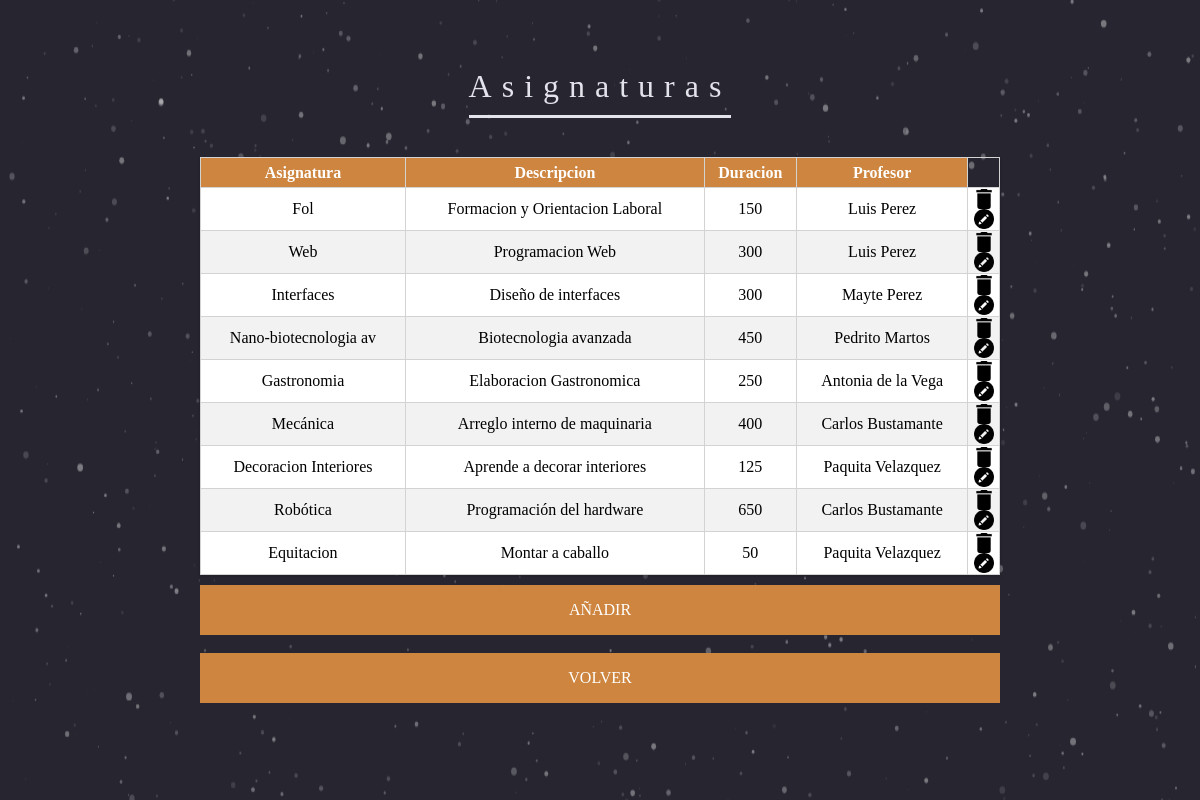
Screenshot of /vistas/asignaturas/asignaturas.php with the database file from the repository.
### tables this page shows
CREATE TABLE IF NOT EXISTS `asignaturas` (
  `id_asignatura` int(20) NOT NULL,
  `nombre_asignatura` varchar(50) NOT NULL,
  `descripcion_asignatura` varchar(50) NOT NULL,
  `duracion_asignatura` int(4) NOT NULL,
  `id_profesor` int(20) NOT NULL
);

CREATE TABLE IF NOT EXISTS `profesores` (
  `id_profesor` int(20) NOT NULL,
  `nombre_profesor` varchar(20) NOT NULL,
  `apellido_profesor` varchar(20) NOT NULL,
  `calle_profesor` varchar(100) NOT NULL,
  `numero_profesor` int(5) NOT NULL,
  `cp_profesor` int(5) NOT NULL,
  `localidad_profesor` varchar(100) NOT NULL,
  `provincia_profesor` varchar(100) NOT NULL,
  `fecha_profesor` date NOT NULL,
  `sexo_profesor` int(1) NOT NULL,
  `sueldo_profesor` int(4) NOT NULL
);

### controladores/dbManager.php (called while the page is built, shortened)
<?php
class gestorBD
{
	private $host = "mysql.hostinger.es";
	private $user = "u316672289_admin";
	private $pass = "cagoenla";
	private $dbname = "u316672289_acces";
	private $dbh;
	private $stmt;
public function __construct()
{
	$dsn = 'mysql:host='.$this->host.';dbname='.$this->dbname;
	$options = array(
   		 PDO::ATTR_PERSISTENT => true,
    	 PDO::ATTR_ERRMODE => PDO::ERRMODE_EXCEPTION,
		 PDO::MYSQL_ATTR_INIT_COMMAND => "SET NAMES utf8"
	);
	try {
		$this->dbh = new PDO($dsn,$this->user,$this->pass, $options);
	}catch (PDOException $e) {
    	$this->error = $e->getMessage();
	    throw new Exception("GestorBD error en el CONSTRUCT -->".$e->getMessage());
	}
}
public function query($query){
    $this->stmt = $this->dbh->prepare($query);
}
public function execute(){
	try
	{
    	return $this->stmt->execute();
	}catch (PDOException $e) {
		 throw new Exception("GestorBD error en el EXECUTE -->".$e->getMessage());
	}
}
public function resultset(){
    $this->execute();
    return $this->stmt->fetchAll(PDO::FETCH_ASSOC);
}
}
?>

### vistas/asignaturas/asignaturas.php (the view, shortened to what this page needs)
<html>
    <head>
        <link href="../../css/estilosMenu.css" rel="stylesheet" type="text/css"/>
        <link rel="stylesheet" type="text/css" href="../../css/estilos.css">
    </head>
    <body>
        <div id="dust">
        </div>
        <div id="miTabla">
            <div class="title">
                <center><h1>Asignaturas</h1></center>
            </div><br>
            <?php
            include "../../controladores/dbManager.php";
            $miBBDD = new gestorBD();
            $miBBDD->query('SELECT asignaturas.*, profesores.nombre_profesor,profesores.apellido_profesor FROM asignaturas,profesores WHERE asignaturas.id_profesor=profesores.id_profesor');
            $asignaturas = $miBBDD->resultset();
            ?>
            <table>
                <thead>
                <th class="naranja">Asignatura</th>
                <th class="naranja">Descripcion</th>
                <th class="naranja">Duracion</th>
                <th class="naranja">Profesor</th>
                </thead>
                <tbody>
                    <?php
                    foreach ($asignaturas as $asignatura) {
                        ?>
                        <tr>
                            <td><?php echo $asignatura["nombre_asignatura"]; ?></td>
                            <td><?php echo $asignatura["descripcion_asignatura"]; ?></td>
                            <td><?php echo $asignatura["duracion_asignatura"]; ?></td>
                            <td><?php echo $asignatura["nombre_profesor"] . " " . $asignatura["apellido_profesor"]; ?></td>
                            <td><a onclick="return confirm('De verdad lo quieres borrar?')" class="borrar" href="../../controladores/borrarAsignatura.php?id=<?php echo $asignatura["id_asignatura"]; ?>">
                                    <img src="../../iconos/del.png" alt="" class="icono"/></a>
                                <br>
                                <a class="modificar" href="modificarAsignatura.php?id=<?php echo $asignatura["id_asignatura"]; ?>">
                                    <img src="../../iconos/edit.png" alt="" class="icono"/></a>
                            </td>
                        </tr>
    <?php
}
?>
                </tbody>
            </table>
            <center><a href="crearAsignatura.php"><div class="cube flip-to-top">
                        <div class="estado-defecto asignaturas">
                            <span>Añadir</span>
                        </div>
                    </div></a>
            </center>
            <br>
            <center><a href="../../index.php"><div class="cube flip-to-top">
                        <div class="estado-defecto asignaturas">
                            <span>Volver</span>
                        </div>
                    </div></a>
            </center>
        </div>
    </body>
</html>

### css/estilosMenu.css (style rules this page uses)
a { color:#fff; text-decoration:none; }
.cube { width: 100%; height: 50px; -webkit-transition: all 250ms ease; -moz-transition: all 250ms ease; -o-transition: all 250ms ease; transition: all 250ms ease; -webkit-transform-style: preserve-3d; -moz-transform-style: preserve-3d; -o-transform-style: preserve-3d; -ms-transform-style: preserve-3d; transform-style: preserve-3d; }
.estado-defecto,.estado-activo { height: 50px; }
.estado-defecto { -webkit-transform: translateZ(25px); -moz-transform: translateZ(25px); -o-transform: translateZ(25px); -ms-transform: translateZ(25px); transform: translateZ(25px); }
.cube { text-align: center; margin: 0 auto; }
.estado-defecto, .estado-activo { font-size: 16px; text-transform: uppercase; color: #fff; line-height: 50px; -webkit-transition: background 250ms ease; -moz-transition: background 250ms ease; -o-transition: background 250ms ease; transition: background 250ms ease; }
.asignaturas { background: #CD853F; }
body { font-family: 'Libre Baskerville', serif; background: #262530; text-align: center; -webkit-font-smoothing: antialiased; -moz-osx-font-smoothing: grayscale; }
#dust { position: absolute; width: 99%; top: 0; }
.title { -webkit-transform: scale(0); transform: scale(0); -webkit-filter: blur(10px); filter: blur(10px); }
h1 { font-size: 2em; margin-top: 50px; opacity: 1; position: relative; color: #E3E3EB; font-weight: 400; text-align: center; padding-bottom: 10px; display: inline-block; border-bottom: 3px solid #E3E3EB; letter-spacing: 10px; }
.title { -webkit-animation-name: zoomIn; animation-name: zoomIn; -webkit-animation-duration: 1.2s; animation-duration: 1.2s; -webkit-animation-timing-function: ease-out; animation-timing-function: ease-out; -webkit-animation-delay: 0.2s; animation-delay: 0.2s; -webkit-animation-direction: alternate; animation-direction: alternate; -webkit-animation-iteration-count: 1; animation-iteration-count: 1; -webkit-animation-fill-mode: forwards; animation-fill-mode: forwards; -webkit-animation-play-state: running; animation-play-state: running; }

### css/estilos.css (style rules this page uses)
body { font-family: 'Verdana'; background: #262530; }
#miTabla { margin: 0 auto; padding: 10px; max-width: 800px; }
#dust { position: absolute; width: 99%; top: 0; z-index: -1; }
table { border-collapse: collapse; margin: 0 0 10px 0; width: 100%; box-shadow: 0 1px 3px rgba(0, 0, 0, 0.2); display: table; z-index: 1; }
table,th,tr,td { border: 1px solid #D3D3D3; }
th,td { text-align: center; vertical-align: central; height: 30px; }
.naranja { font-weight: 900; color: #ffffff; background: #CD853F; }
tr:nth-child(even) { background-color: #f2f2f2; }
tr:nth-child(odd) { background-color: #ffffff; }
.borrar { color: red; text-decoration: none; }
h1 { font-family: 'Libre Baskerville', serif; font-size: 2em; margin-top: 50px; opacity: 1; position: relative; color: #E3E3EB; font-weight: 400; text-align: center; padding-bottom: 10px; display: inline-block; border-bottom: 3px solid #E3E3EB; letter-spacing: 10px; }
.icono { width: 20px; }

### rows the page displays
asignaturas: nombre_asignatura "Fol", descripcion_asignatura "Formacion y Orientacion Laboral", duracion_asignatura "150", id_profesor.nombre_profesor "Luis", id_profesor.apellido_profesor "Perez"
asignaturas: nombre_asignatura "Web", descripcion_asignatura "Programacion Web", duracion_asignatura "300", id_profesor.nombre_profesor "Luis", id_profesor.apellido_profesor "Perez"
asignaturas: nombre_asignatura "Interfaces", descripcion_asignatura "Diseño de interfaces", duracion_asignatura "300", id_profesor.nombre_profesor "Mayte", id_profesor.apellido_profesor "Perez"
asignaturas: nombre_asignatura "Nano-biotecnologia av", descripcion_asignatura "Biotecnologia avanzada", duracion_asignatura "450", id_profesor.nombre_profesor "Pedrito", id_profesor.apellido_profesor "Martos"
asignaturas: nombre_asignatura "Gastronomia", descripcion_asignatura "Elaboracion Gastronomica", duracion_asignatura "250", id_profesor.nombre_profesor "Antonia", id_profesor.apellido_profesor "de la Vega"
asignaturas: nombre_asignatura "Mecánica", descripcion_asignatura "Arreglo interno de maquinaria", duracion_asignatura "400", id_profesor.nombre_profesor "Carlos", id_profesor.apellido_profesor "Bustamante"
asignaturas: nombre_asignatura "Decoracion Interiores", descripcion_asignatura "Aprende a decorar interiores", duracion_asignatura "125", id_profesor.nombre_profesor "Paquita", id_profesor.apellido_profesor "Velazquez"
asignaturas: nombre_asignatura "Robótica", descripcion_asignatura "Programación del hardware", duracion_asignatura "650", id_profesor.nombre_profesor "Carlos", id_profesor.apellido_profesor "Bustamante"
asignaturas: nombre_asignatura "Equitacion", descripcion_asignatura "Montar a caballo", duracion_asignatura "50", id_profesor.nombre_profesor "Paquita", id_profesor.apellido_profesor "Velazquez"
